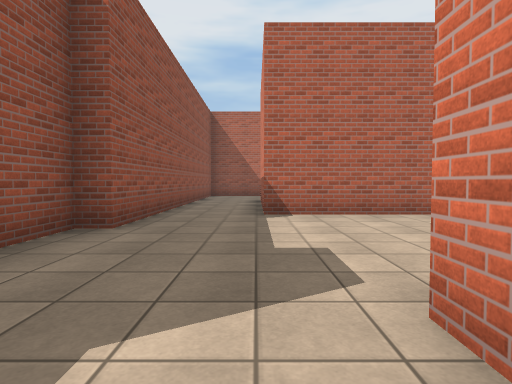
View 1 (above)

19 first-person views from a walk through a scene from a Unity 3-D project. The camera is 1.2 m above the floor, tilts 2° down and sees 80° across. The floor is counted in squares, 2 m on a side. Each view is taken from the middle of a square. On the plan, view 1 faces up. The plan holds only what a view shows up to about 9 squares ahead; the rest is blank. The place goes on beyond the plan. The player character is not drawn. Surface patterns are stand-ins for the level's own textures.

View 2
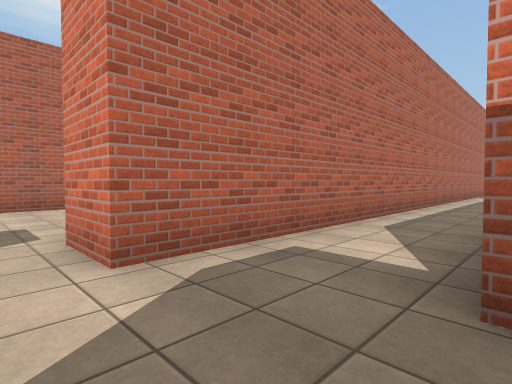

View 3
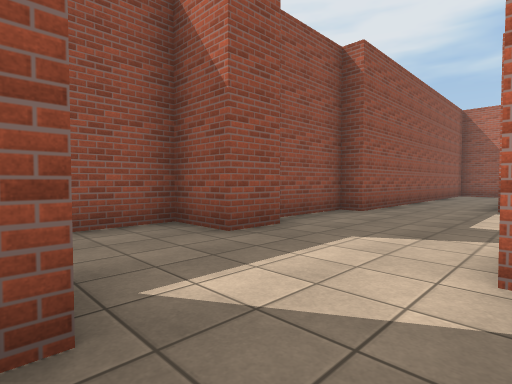

View 4
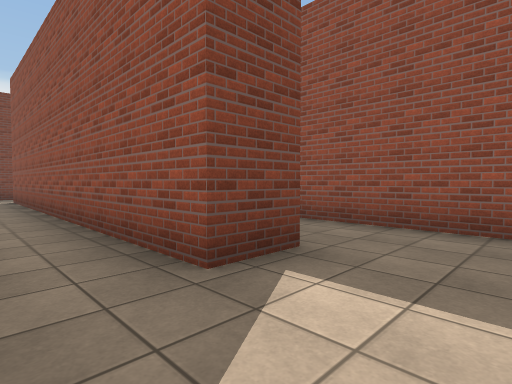

View 5
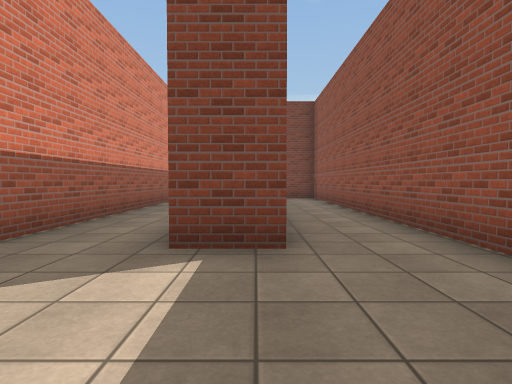

View 6
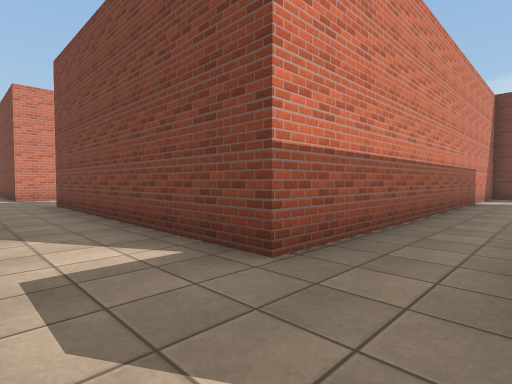

View 7
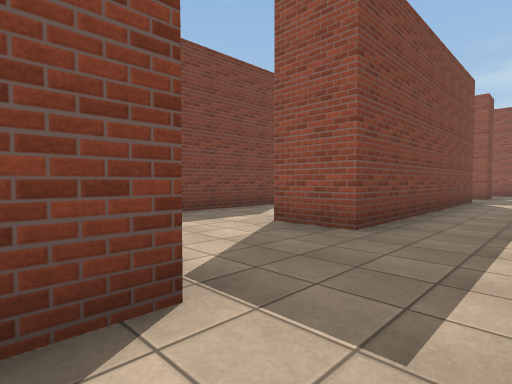

View 8
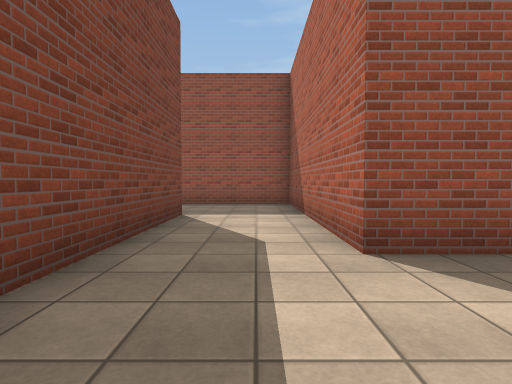

View 9
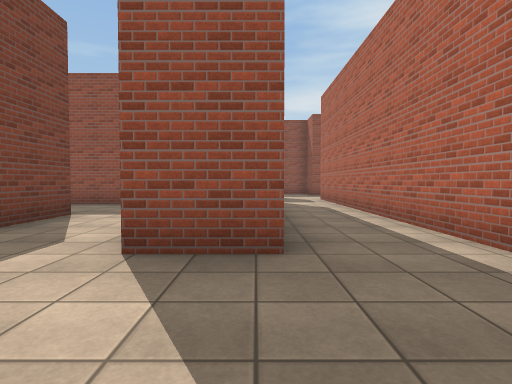

View 10
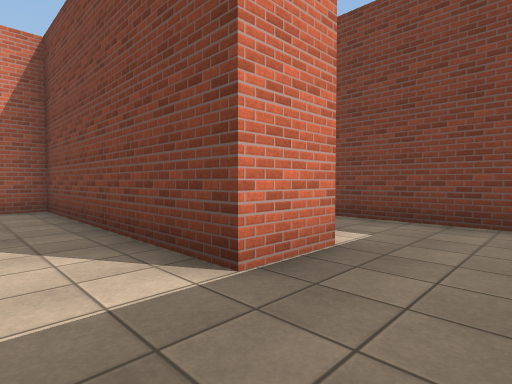

View 11
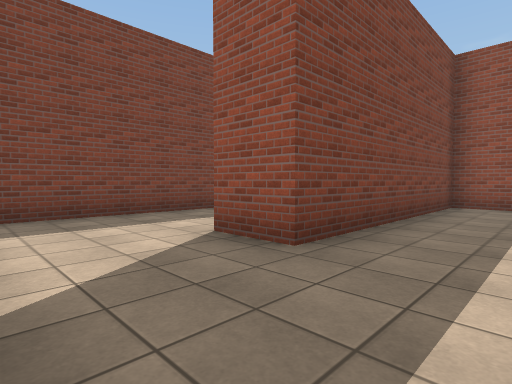

View 12
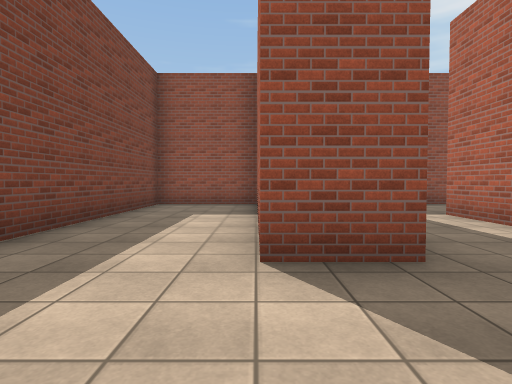

View 13
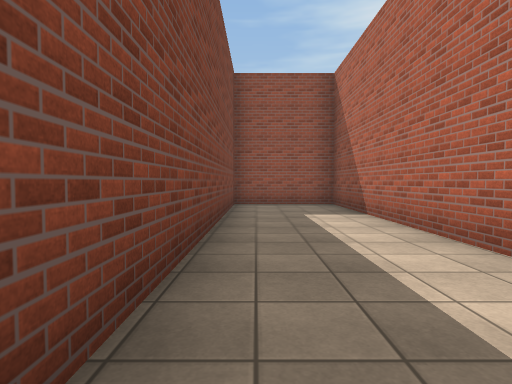

View 14
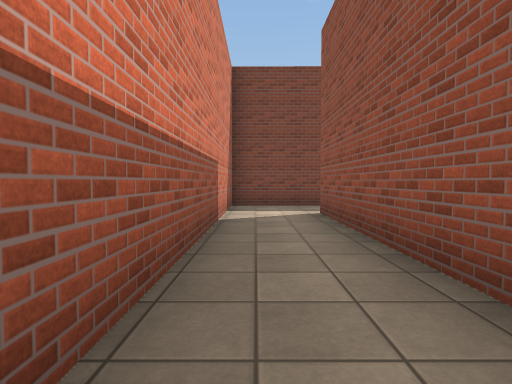

View 15
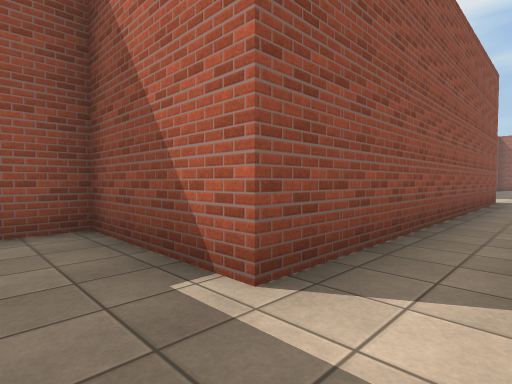

View 16
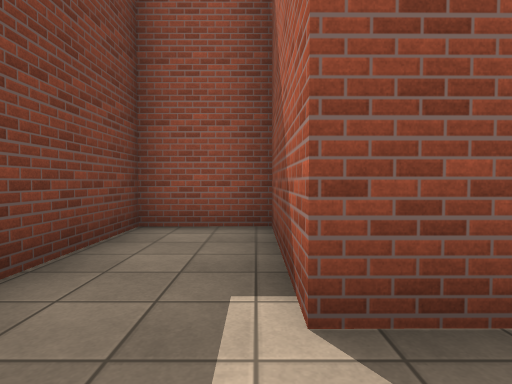

View 17
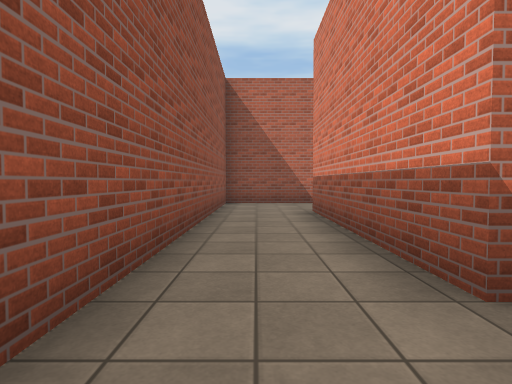

View 18
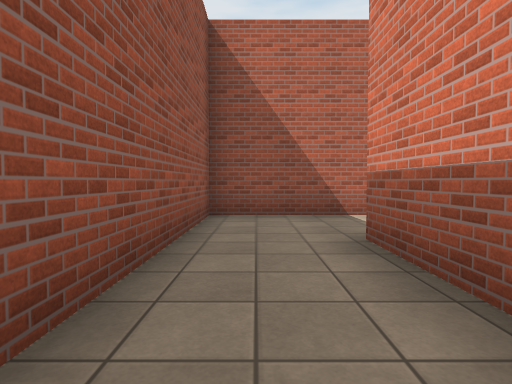

View 19
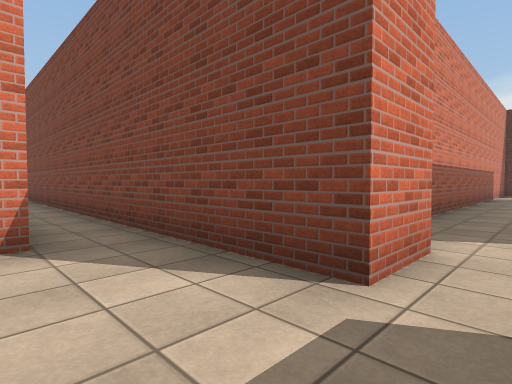

### Floor plan
Points are (right, up) in squares from view 1. A wall is a line through its corners. A room is listed if a view was taken in it or the views show most of it. See-through windows are left out.
Room 1 (views 1, 2, 3, 4, 5, 6, 7, 8, 9, 10, 14, 15, 16)
walls: (5.5, -6.6) (5.5, -5.3) (11.2, -5.3) (11.2, -4.6); (11.2, -1.3) (11.9, -1.3); (-1.4, -1.8) (-0.2, -1.8) (-0.2, -10.8) (-3.1, -10.8) (-3.1, -12.6) (1.6, -12.6) (1.6, -1.8) (8.5, -1.8) (8.5, -3.1) (3, -3.1) (3, -6.5); (10.6, 0.2) (0.8, 0.2) (0.8, 1.3); (-1.8, 1.4) (-1.8, 0.4) (-3.1, 0.4) (-3.1, -8)
ways out: opening at (4.5, -6) to room 2; opening at (-0.5, 1) to room 3
Room 2 (views 11, 12, 13)
walls: (7, -6.6) (5.5, -6.6); (3, -6.5) (3, -8.7) (8.7, -8.7) (8.7, -10) (3, -10) (3, -12.6) (10.6, -12.6)
ways out: opening at (4.5, -6) to room 1
Room 3 (views 17, 18, 19)
walls: (3.2, 5.5) (0.1, 5.5) (0.1, 10.2); (0.8, 1.3) (11.1, 1.3); (1, 12.4) (-1.8, 12.4) (-1.8, 3.9) (-2.3, 3.9) (-2.3, 1.9)
ways out: opening at (-0.5, 1) to room 1; opening at (1, 11.5); opening at (3.5, 4.5)

Positions as (right, up) in squares from view 1, and headings:
1: (0, 0), facing up
2: (0, -2), facing up-right
3: (1, -2), facing up-left
4: (1, 0), facing down-left
5: (-1, 1), facing down
6: (0, 0), facing down-right
7: (12, 0), facing down-left
8: (11, -4), facing left
9: (11, -2), facing left
10: (4, -4), facing down-right
11: (11, -7), facing down-left
12: (11, -10), facing left
13: (11, -12), facing left
14: (1, -5), facing down
15: (1, -12), facing up-left
16: (1, -11), facing left
17: (-1, 4), facing up
18: (-1, 7), facing up
19: (0, 3), facing down-right
